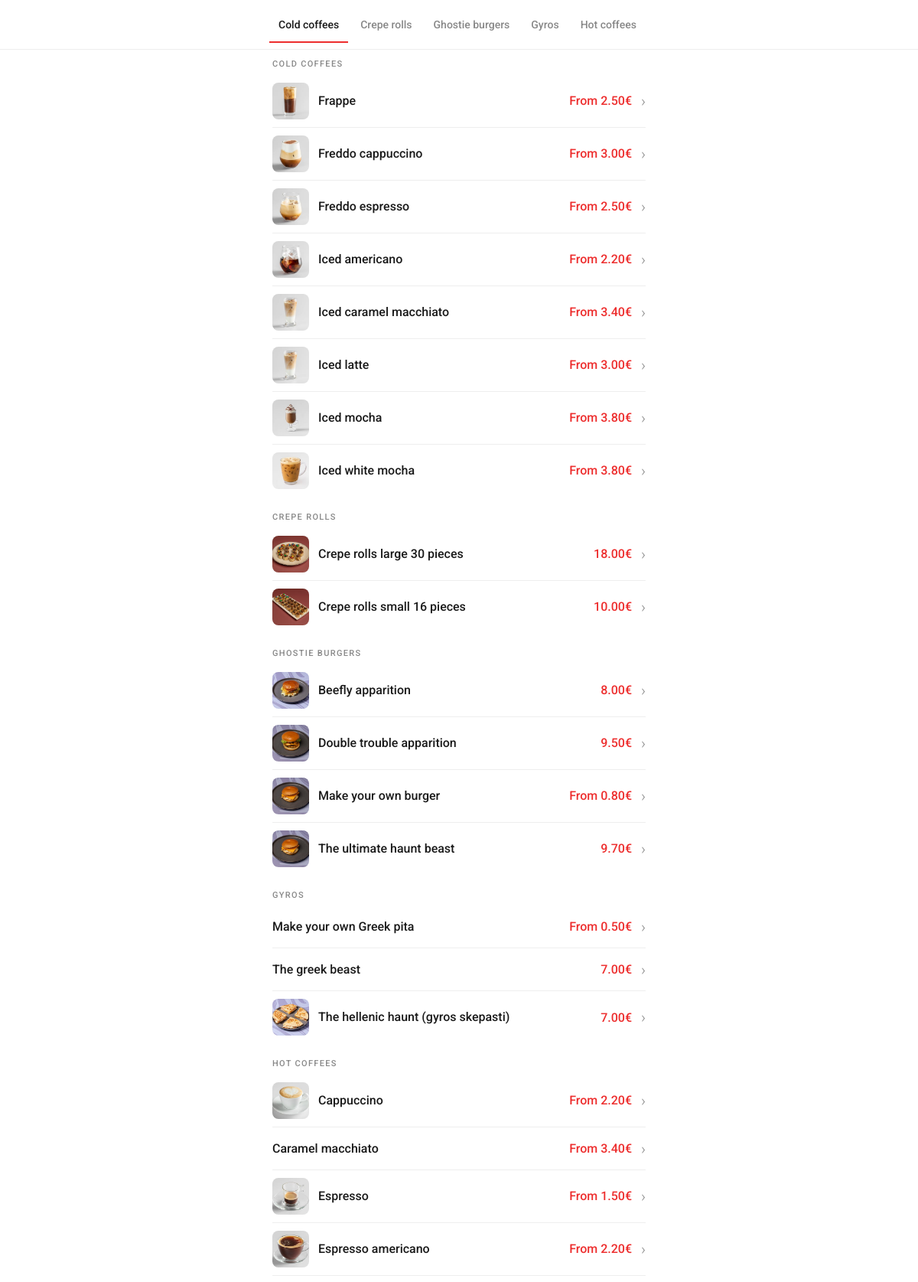
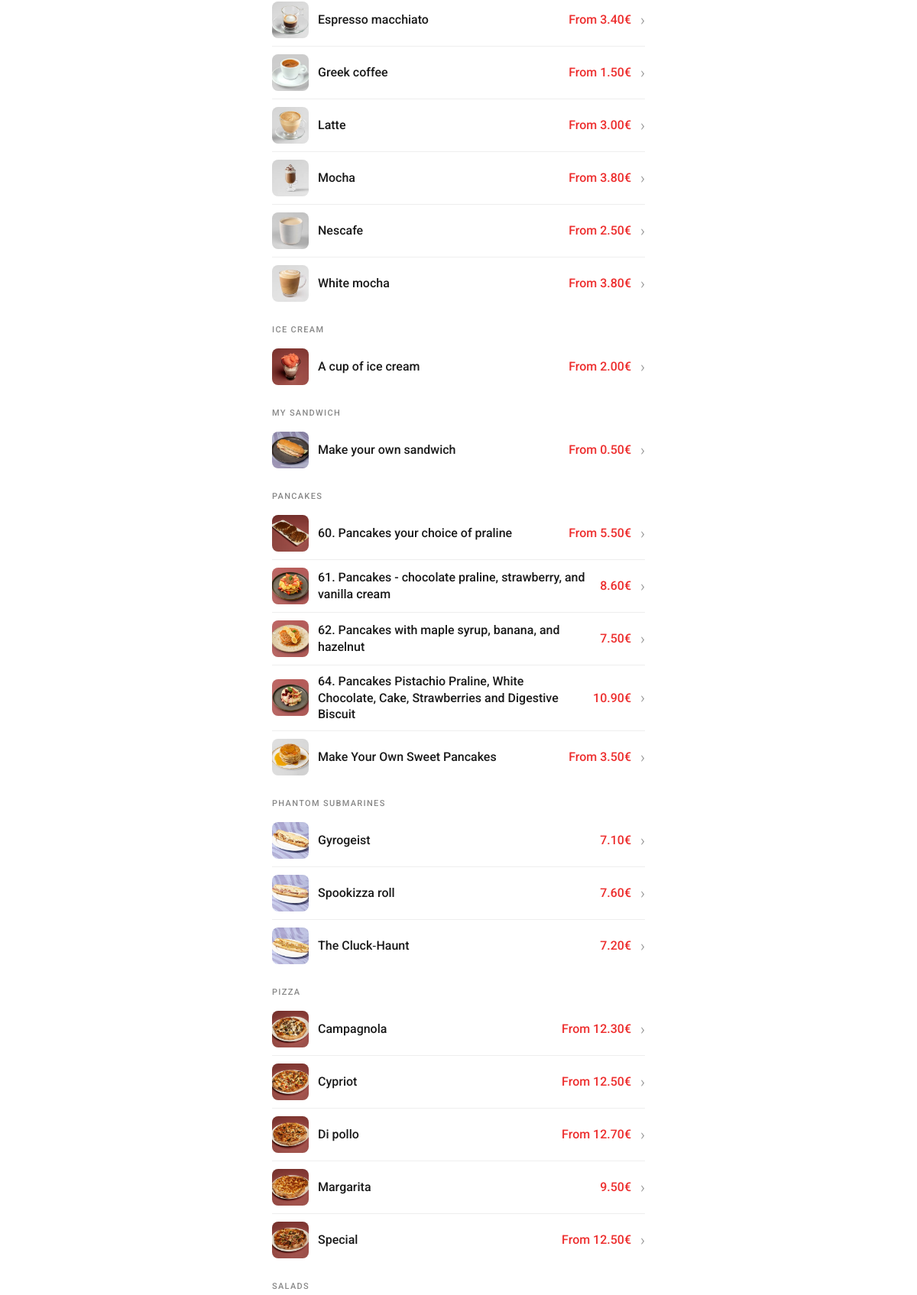
Screenshot of /HarrisCreperie/menu (upper part) with the database file from the repository (2 pictures, top to bottom).
### tables this page shows
CREATE TABLE menu_items (
            id INTEGER PRIMARY KEY AUTOINCREMENT,
            title TEXT NOT NULL,
            category TEXT NOT NULL,
            price REAL NOT NULL,
            description TEXT,
            image_path TEXT
        , options_json TEXT);

### app.py (the view)
@app.route("/")
@app.route("/menu")
@app.route(MENU_PUBLIC_PATH)
def menu():
    return render_template("menu/menu.html", categories=get_menu_by_category())

### database.py (called while the page is built)
def get_connection():
    return sqlite3.connect(DB_PATH)

def _enrich_item_for_display(row: sqlite3.Row) -> dict:
    d = {
        "id": row["id"],
        "title": row["title"],
        "price": row["price"],
        "description": row["description"] or "",
        "image_path": row["image_path"] or "",
        "choice_groups": [],
        "price_label": "",
        "has_choice_details": False,
    }
    raw = row["options_json"]
    if not raw:
        return d
    try:
        data = json.loads(raw)
    except json.JSONDecodeError:
        return d
    if isinstance(data, dict):
        d["price_label"] = (data.get("price_hint") or "").strip()
        tiers = data.get("tiers") or []
        d["choice_groups"] = tiers if isinstance(tiers, list) else []
        d["has_choice_details"] = len(d["choice_groups"]) > 0
    return d

def get_menu_by_category():
    conn = get_connection()
    conn.row_factory = sqlite3.Row
    cur = conn.execute(
        "SELECT id, title, category, price, description, image_path, options_json "
        "FROM menu_items ORDER BY category, title"
    )
    rows = cur.fetchall()
    conn.close()
    categories = {}
    for row in rows:
        cat = row["category"]
        if cat not in categories:
            categories[cat] = []
        categories[cat].append(_enrich_item_for_display(row))
    return [{"name": k, "items": v} for k, v in categories.items()]

### templates/menu/menu.html (shortened to what this page needs)
<!DOCTYPE html>
<html lang="en">
<head>
</head>
<body>
  <div class="top">
    <div class="wrap">
      <nav class="nav" aria-label="Categories">
        {% for cat in categories %}
        <a href="#cat-{{ cat.name|replace(' ','-') }}"{% if loop.first %} class="is-active"{% endif %}>{{ cat.name }}</a>
        {% endfor %}
      </nav>
    </div>
  </div>
  <div class="wrap">
    {% for cat in categories %}
    <section class="section" id="cat-{{ cat.name|replace(' ','-') }}">
      <p class="label">{{ cat.name }}</p>
      {% for i in cat['items'] %}
        <button
          type="button"
          class="item-trigger"
          data-item-id="{{ i.id }}"
          data-item-url="{{ url_for('item_detail', item_id=i.id, partial=1) }}"
          aria-haspopup="dialog"
          aria-controls="item-dialog">
          {% if i.image_path %}<img src="{{ i.image_path }}" alt="">{% endif %}
          <span class="row-main">
            <span class="name">{{ i.title }}</span>
          </span>
          <span class="price">
            {% if i.price_label %}{{ i.price_label }}{% else %}{{ "%.2f€"|format(i.price|float) }}{% endif %}
          </span>
          <span class="chev" aria-hidden="true">›</span>
        </button>
      {% endfor %}
    </section>
    {% endfor %}
  </div>
</body>
</html>

### templates/menu/menu.html (style rules this page uses)
:root { --red: #ed2e2e; --text: #1a1a1a; --muted: #888; --line: #eee; --bg: #fff; --sat: env(safe-area-inset-top, 0px); --sar: env(safe-area-inset-right, 0px); --sab: env(safe-area-inset-bottom, 0px); --sal: env(safe-area-inset-left, 0px); --thumb: 48px; --tap: 44px; }
* { box-sizing: border-box; }
html { scroll-behavior: smooth; scroll-padding-top: calc(var(--sat) + 52px); }
body { font-family: "Roboto", system-ui, sans-serif; margin: 0; padding: 0 0 max(1.25rem, var(--sab)); background: var(--bg); color: var(--text); font-size: 16px; line-height: 1.35; -webkit-font-smoothing: antialiased; -webkit-tap-highlight-color: rgba(237, 46, 46, 0.12); touch-action: pan-y; }
.wrap { width: 100%; margin: 0 auto; padding-left: max(12px, var(--sal)); padding-right: max(12px, var(--sar)); }
@media (min-width: 540px) { .wrap { max-width: 520px; padding-left: max(16px, var(--sal)); padding-right: max(16px, var(--sar)); } }
.top { position: sticky; top: 0; z-index: 20; background: var(--bg); border-bottom: 1px solid var(--line); padding-top: max(8px, var(--sat)); padding-bottom: 6px; }
.nav { display: flex; gap: 4px; overflow-x: auto; -webkit-overflow-scrolling: touch; scroll-snap-type: x proximity; scrollbar-width: none; overscroll-behavior-x: contain; margin: 0 -4px; padding: 4px 4px 2px; }
.nav a { flex-shrink: 0; scroll-snap-align: start; font-size: 14px; font-weight: 500; color: var(--muted); text-decoration: none; min-height: var(--tap); display: inline-flex; align-items: center; padding: 8px 12px 10px; border-radius: 8px; border-bottom: 2px solid transparent; }
.nav a.is-active { color: var(--text); border-bottom-color: var(--red); border-bottom-left-radius: 0; border-bottom-right-radius: 0; }
.section { scroll-margin-top: calc(var(--sat) + 48px); margin-top: 1.25rem; }
.section:first-of-type { margin-top: 0.75rem; }
.label { margin: 0 0 6px; font-size: 11px; font-weight: 500; letter-spacing: 0.12em; text-transform: uppercase; color: var(--muted); }
.row-main { flex: 1; min-width: 0; }
.name { font-weight: 500; font-size: 16px; line-height: 1.3; }
.price { flex-shrink: 0; font-weight: 500; font-size: 16px; font-variant-numeric: tabular-nums; color: var(--red); padding: 4px 0; }
.item-trigger { display: flex; align-items: center; gap: 12px; width: 100%; min-height: 56px; padding: 10px 0; margin: 0; border: none; border-bottom: 1px solid var(--line); background: none; cursor: pointer; text-align: left; font: inherit; color: inherit; touch-action: manipulation; -webkit-tap-highlight-color: rgba(237, 46, 46, 0.12); }
.item-trigger img { width: var(--thumb); height: var(--thumb); object-fit: cover; border-radius: 8px; flex-shrink: 0; }
.section > .item-trigger:last-child { border-bottom: none; }
.chev { flex-shrink: 0; color: var(--muted); font-size: 1.25rem; font-weight: 300; line-height: 1; }

### rows the page displays
menu_items: name "Cold coffees", name "COLD COFFEES", image_path (picture), title "Frappe", price_label "From 2.50€"
menu_items: name "Crepe rolls", name "CREPE ROLLS", image_path (picture), title "Crepe rolls large 30 pieces", price "18.00€"
menu_items: name "Ghostie burgers", name "GHOSTIE BURGERS", image_path (picture), title "Beefly apparition", price "8.00€"
menu_items: name "Gyros", name "GYROS", title "Make your own Greek pita", price_label "From 0.50€"
menu_items: name "Hot coffees", name "HOT COFFEES", image_path (picture), title "Cappuccino", price_label "From 2.20€"
menu_items: image_path (picture), title "Freddo cappuccino", price_label "From 3.00€"
menu_items: image_path (picture), title "Freddo espresso", price_label "From 2.50€"
menu_items: image_path (picture), title "Iced americano", price_label "From 2.20€"
menu_items: image_path (picture), title "Iced caramel macchiato", price_label "From 3.40€"
menu_items: image_path (picture), title "Iced latte", price_label "From 3.00€"
menu_items: image_path (picture), title "Iced mocha", price_label "From 3.80€"
menu_items: image_path (picture), title "Iced white mocha", price_label "From 3.80€"
menu_items: image_path (picture), title "Crepe rolls small 16 pieces", price "10.00€"
menu_items: image_path (picture), title "Double trouble apparition", price "9.50€"
menu_items: image_path (picture), title "Make your own burger", price_label "From 0.80€"
menu_items: image_path (picture), title "The ultimate haunt beast", price "9.70€"
menu_items: title "The greek beast", price "7.00€"
menu_items: image_path (picture), title "The hellenic haunt (gyros skepasti)", price "7.00€"
menu_items: title "Caramel macchiato", price_label "From 3.40€"
menu_items: image_path (picture), title "Espresso", price_label "From 1.50€"
menu_items: image_path (picture), title "Espresso americano", price_label "From 2.20€"
menu_items: image_path (picture), title "Espresso macchiato", price_label "From 3.40€"
menu_items: image_path (picture), title "Greek coffee", price_label "From 1.50€"
menu_items: image_path (picture), title "Latte", price_label "From 3.00€"
menu_items: image_path (picture), title "Mocha", price_label "From 3.80€"
menu_items: image_path (picture), title "Nescafe", price_label "From 2.50€"
menu_items: image_path (picture), title "White mocha", price_label "From 3.80€"
menu_items: name "ICE CREAM", image_path (picture), title "A cup of ice cream", price_label "From 2.00€"
menu_items: name "MY SANDWICH", image_path (picture), title "Make your own sandwich", price_label "From 0.50€"
menu_items: name "PANCAKES", image_path (picture), title "60. Pancakes your choice of praline", price_label "From 5.50€"
menu_items: image_path (picture), title "61. Pancakes - chocolate praline, strawberry, and vanilla cream", price "8.60€"
menu_items: image_path (picture), title "62. Pancakes with maple syrup, banana, and hazelnut", price "7.50€"
menu_items: image_path (picture), title "64. Pancakes Pistachio Praline, White Chocolate, Cake, Strawberries and Digestive Biscuit", price "10.90€"
menu_items: image_path (picture), title "Make Your Own Sweet Pancakes", price_label "From 3.50€"
menu_items: name "PHANTOM SUBMARINES", image_path (picture), title "Gyrogeist", price "7.10€"
menu_items: image_path (picture), title "Spookizza roll", price "7.60€"
menu_items: image_path (picture), title "The Cluck‑Haunt", price "7.20€"
menu_items: name "PIZZA", image_path (picture), title "Campagnola", price_label "From 12.30€"
menu_items: image_path (picture), title "Cypriot", price_label "From 12.50€"
menu_items: image_path (picture), title "Di pollo", price_label "From 12.70€"
menu_items: image_path (picture), title "Margarita", price "9.50€"
menu_items: image_path (picture), title "Special", price_label "From 12.50€"
menu_items: name "SALADS"
